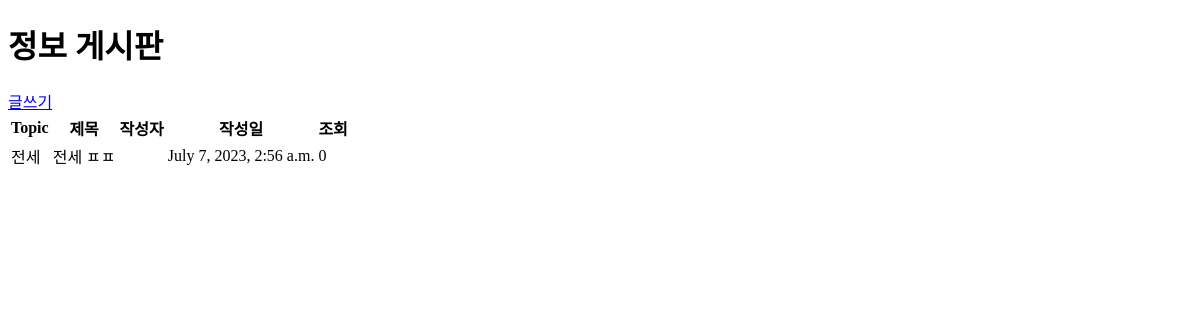
Page /boards/information/ on the earlier database version.
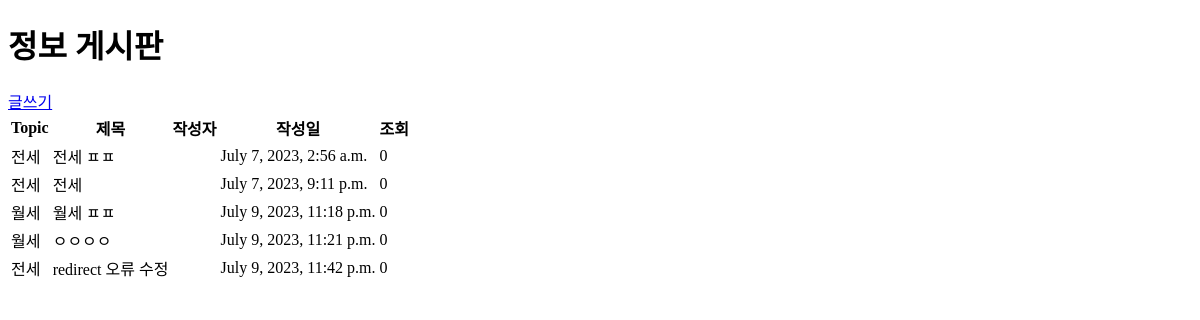
Same page on the later database version.
### informationPost/models.py (models this page shows, shortened)
class Post(models.Model):
    board_type_CHOICES = (
        ('information', '정보게시판'),
        ('review', '후기게시판'),
        ('hometown', '우리동네게시판'),
    )
    board_type = models.CharField(verbose_name='게시판 종류', max_length=20, choices=board_type_CHOICES)
    topic = models.CharField(verbose_name='해당 게시물에 대한 topic', max_length=20)
    title = models.CharField(verbose_name='제목', max_length=100)
    content = models.TextField(verbose_name='내용')
    image = models.ImageField(verbose_name='이미지', null=True, blank=True, upload_to='boards/images/')
    file = models.FileField(verbose_name='파일', null=True, blank=True, upload_to='boards/files/')
    writer = models.ForeignKey(to=User, on_delete=models.CASCADE, null=True, blank=True)
    created_at = models.DateTimeField(verbose_name='작성일', auto_now_add=True)
    view_count = models.IntegerField(verbose_name='조회수', default=0)
    city = models.CharField(verbose_name='도/시', max_length=10)  # 도/시 필드
    country = models.CharField(verbose_name='구/군', max_length=10)  # 구/군 필드

### informationPost/views.py (the view)
# urls.py: path('<str:board_type>/', board_list_view, name='board-list'),
def board_list_view(request, board_type=None):
    posts = Post.objects.all()
    if board_type:
        posts = posts.filter(board_type=board_type)
    context = {
        'board_type': board_type,
        'post_list': posts
    }
    return render(request, 'boards/board_list.html', context)

### users/models.py (called while the page is built)
    def __str__(self):
        return self.email

### templates/boards/board_list.html (shortened to what this page needs)
{% load static %}
<!DOCTYPE html>
<html lang="en">
<head>
</head>
<body>
    <h1>
        {% if board_type == 'information' %}
            정보 게시판
        {% elif board_type == 'review' %}
            후기 게시판
        {% elif board_type == 'hometown' %}
            우리동네 게시판
        {% endif %}
    </h1>
    <a href="{% url 'boards:post-create' %}">글쓰기</a>
    <div class="post-list">
        <table>
            <tr>
                <th>Topic</th>
                <th>제목</th>
                <th>작성자</th>
                <th>작성일</th>
                <th>조회</th>
            </tr>
            {% for post in post_list %}
                {% include 'mixin/posts/post_line.html' with detail=False %}
            {% endfor %}
        </table>
    </div>
</body>
</html>

### templates/mixin/posts/post_line.html
<div class="board-line">
    <tr onclick="location.href='{% url 'boards:board-topic-detail' board_type=post.board_type topic=post.topic id=post.id %}'">
        <td>{{post.topic}}</td>
        <td>{{post.title}}</td>
        <td>{{post.writer}}</td>
        <td>{{post.created_at}}</td>
        <td>{{post.view_count}}</td>
    </tr>
</div>

Differences in the rows shown:
added Post: topic "전세", title "전세", created_at "July 7, 2023, 9:11 p.m.", view_count "0"
added Post: topic "월세", title "월세 ㅍㅍ", created_at "July 9, 2023, 11:18 p.m.", view_count "0"
added Post: topic "월세", title "ㅇㅇㅇㅇ", created_at "July 9, 2023, 11:21 p.m.", view_count "0"
added Post: topic "전세", title "redirect 오류 수정", created_at "July 9, 2023, 11:42 p.m.", view_count "0"
